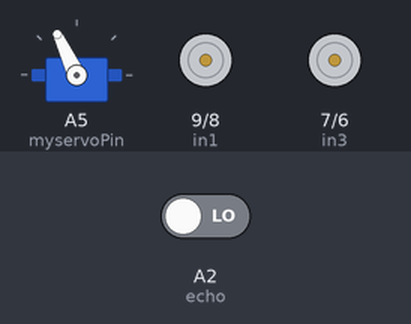
The sketch below on a simulated Arduino Uno, built with avr-gcc and run on an emulated ATmega328P. Parts: servo, motor-driver pin pairs drawn as motors (green arrow = first pin HIGH = forward, orange = second pin HIGH = backward, longer = more drive, scaled by the enable pin). The test bench sets the inputs (shaded band); at power-on: A2 (echo) LOW.

Above: at 6.45 s.
At 6.7 s:
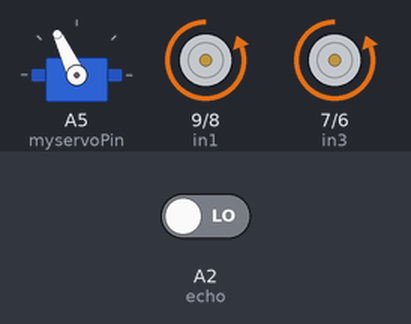
At 7.95 s:
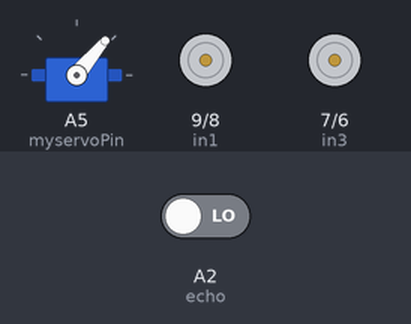
At 9.5 s:
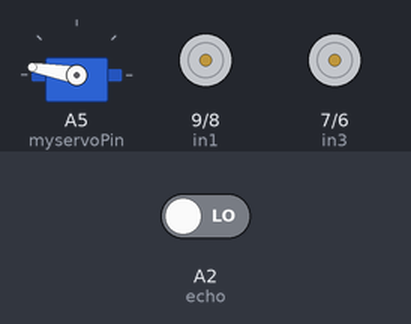
At 11.0 s:
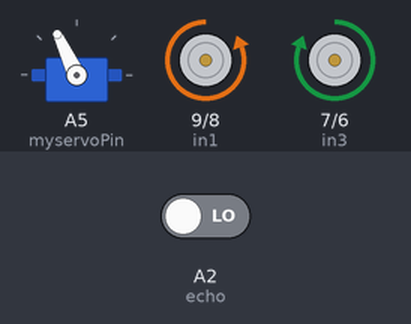
At 12.6 s:
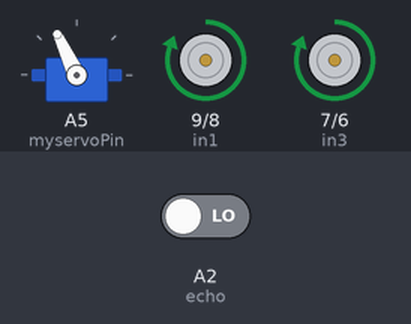
Timing chart, 0 to 14.5 s (numbered marks = the images above):
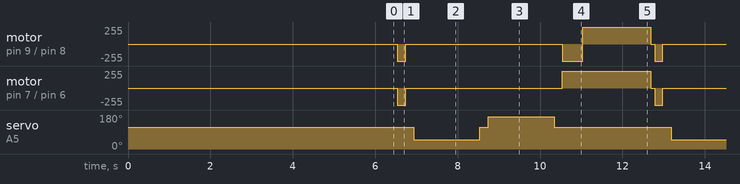

The sketch:

Robot.ino
```cpp
#include <NewPing.h>
#include <Servo.h>

#define enA 10    // Enable1 L298 Pin enA
#define in1 9     // Motor1 L298 Pin in1
#define in2 8     // Motor1 L298 Pin in1
#define in3 7     // Motor2 L298 Pin in1
#define in4 6     // Motor2 L298 Pin in1
#define enB 5     // Enable2 L298 Pin enB
#define echo A2   // Echo pin
#define trigger A3  // Trigger pin
#define myservoPin A5

Servo myservo;  // Create a servo object

int Set = 20;
int distanceL, distance_F, distanceR;
bool goesForward = false;

void setup() {
  Serial.begin(9600);
  pinMode(echo, INPUT);
  pinMode(trigger, OUTPUT);
  pinMode(enA, OUTPUT);
  pinMode(in1, OUTPUT);
  pinMode(in2, OUTPUT);
  pinMode(in3, OUTPUT);
  pinMode(in4, OUTPUT);
  pinMode(enB, OUTPUT);
  analogWrite(enA, 100); // Write The Duty Cycle 0 to 255 Enable Pin A for Motor1 Speed
  analogWrite(enB, 100); // Write The Duty Cycle 0 to 255 Enable Pin B for Motor2 Speed
  myservo.attach(myservoPin);  // Attach servo to the specified pin
  myservo.write(115);
  delay(2000);
  distance_F = Ultrasonic_read();
  delay(100);
  distance_F = Ultrasonic_read();
  delay(100);
  distance_F = Ultrasonic_read();
  delay(100);
  distance_F = Ultrasonic_read();
  delay(100);
}

void loop() {
  delay(40);
  if(distance_F > Set) {
    moveForward();
  } else {
    Check_side();
  }
  distance_F = Ultrasonic_read(); // Assign value to distance_F variable
}

long Ultrasonic_read() {
  digitalWrite(trigger, LOW);
  delayMicroseconds(2);
  digitalWrite(trigger, HIGH);
  delayMicroseconds(10);
  long time = pulseIn(echo, HIGH);
  return time / 29 / 2;
}

void compareDistance() {
  if (distanceR >= distanceL) {
    turnRight();
    delay(500);
    moveForward();
    delay(600);
  } else {
    turnLeft();
    delay(500);
    moveForward();
    delay(600);
  }
}

void Check_side() {
  moveStop();
  delay(100);
  moveBackward();
  delay(200);
  moveStop();
  delay(200);
  distanceR = lookRight();
  delay(200);
  distanceL = lookLeft();
  delay(200);
  compareDistance();
}

int lookRight() {
  myservo.write(50);
  delay(500);
  int distance = Ultrasonic_read();
  delay(100);
  myservo.write(115);
  return distance;
}

int lookLeft() {
  myservo.write(170);
  delay(500);
  int distance = Ultrasonic_read();
  delay(100);
  myservo.write(115);
  return distance;
}
void turnLeft() {
  // Make both motors rotate in the forward direction
  digitalWrite(in1, HIGH);
  digitalWrite(in2, LOW);
  digitalWrite(in3, LOW);
  digitalWrite(in4, HIGH);

  // Enable both motors
  digitalWrite(enA, HIGH);
  digitalWrite(enB, HIGH);
}


void turnRight() {
  // Make both motors rotate in reverse
  digitalWrite(in1, LOW);
  digitalWrite(in2, HIGH);
  digitalWrite(in3, HIGH);
  digitalWrite(in4, LOW);

  // Enable both motors
  digitalWrite(enA, HIGH);
  digitalWrite(enB, HIGH);
}
  void moveBackward() {
  // Assuming you want to turn both motors right simultaneously
  digitalWrite(in1, LOW);
  digitalWrite(in2, HIGH);
  digitalWrite(in3, LOW);
  digitalWrite(in4, HIGH);

  // Assuming you need to enable the motors
  digitalWrite(enA, HIGH);
  digitalWrite(enB, HIGH);
}
  void moveForward() {
  // Assuming you want to turn both motors right simultaneously
  digitalWrite(in1, HIGH);
  digitalWrite(in2, LOW);
  digitalWrite(in3, HIGH);
  digitalWrite(in4, LOW);

  // Assuming you need to enable the motors
  digitalWrite(enA, HIGH);
  digitalWrite(enB, HIGH);
}

void moveStop() {
  digitalWrite(in1, LOW);
  digitalWrite(in2, LOW);
  digitalWrite(in3, LOW);
  digitalWrite(in4, LOW);
}
```

Measured:
- by itself, motor on pin 7 (in3) / pin 6 (in4): repeats every 6.2 s: stopped 3.8 s, forward 255/255 2.1 s, stopped 0.10 s, backward 255/255 0.20 s
- by itself, servo on A5 (myservoPin): repeats every 6.2 s: 115° 0.20 s, 170° 1.6 s, 115° 2.8 s, 50° 1.6 s
- by itself, motor on pin 9 (in1) / pin 8 (in2): repeats every 6.2 s: stopped 3.8 s, backward 255/255 0.50 s, forward 255/255 1.6 s, stopped 0.10 s, backward 255/255 0.20 s
